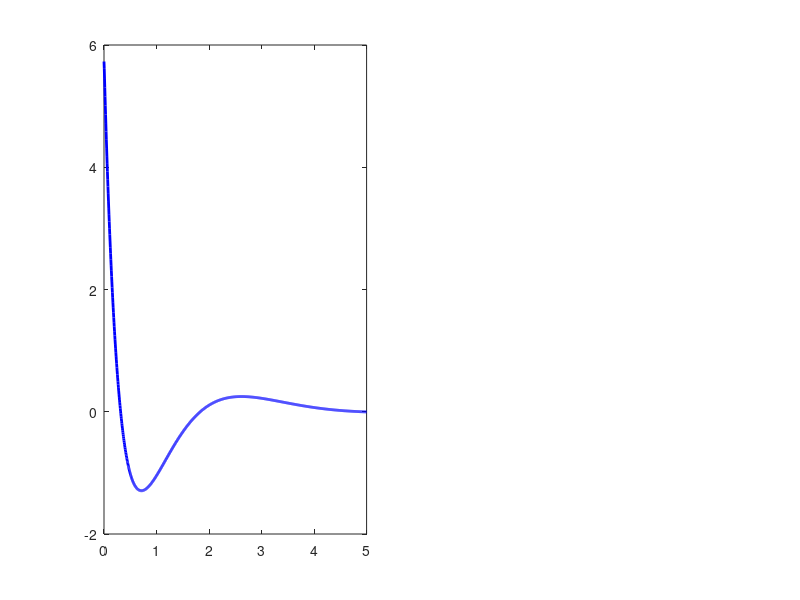

This figure's MATLAB source: (Note: this script raises an error after producing the figure.)
%% =========================================================
%  Wheel-Biped: Minimum Height Config + 2D PID (Damped)
%  Single Torque + Velocity & Recovery Time Metrics
%% =========================================================
clear; clc; close all;

%% 1. Parameters
Mw = 0.150; r = 0.060; d = 0.450; Iw = 2.757224e-4;
Mb = 10.0;  g = 9.81;
L  = 0.170; Iy = 0.1451; Iz = 0.1451;

%% 2. Mass matrix terms
m11 = Mb*L^2 + Iy;
m12 = Mb*L;
m22 = Mb + 2*Mw + 2*Iw/r^2;
det_sag = m11*m22 - m12^2;

%% 3. State-space matrices (4 States: phi, s, phi_dot, v)
a41 =  Mb*g*L*m22/det_sag;
a51 = -Mb*g*L*m12/det_sag;
b41 = -m12/(det_sag*r);
b51 =  m11/(det_sag*r);

A = [0,   0,   1,   0; 
     0,   0,   0,   1; 
     a41, 0,   0,   0; 
     a51, 0,   0,   0];
     
B = [0; 0; 2*b41; 2*b51]; % Single torque applied to both wheels

%% 4. PID Setup (Augmented State-Space)
% To implement an Integral (I) term for the tilt angle in state-space, 
% we augment the system with a 5th state: the integral of phi.
% New state vector: x_aug = [phi; s; phi_dot; v; int_phi]

A_aug = [A, zeros(4,1); 
         1, 0, 0, 0, 0]; % The derivative of int_phi is phi
B_aug = [B; 0];

% --- MANUAL PID TUNING ---
% 1. PID Gains for Tilt Angle (\phi)
Kp_tilt = -120;  % Proportional: Pushes back against tilt
Ki_tilt = -40;   % Integral: Eliminates steady-state tilt error
Kd_tilt = -25;   % Derivative: Dampens oscillations

% 2. PD Gains for Position (s) / Velocity (v)
% Strong position hold (-15) balanced by strong damping (-15)
Kp_pos = -15;     
Kd_pos = -15;     

% Gain matrix K (matches augmented states: [phi, s, phi_dot, v, int_phi])
K_pid = [Kp_tilt, Kp_pos, Kd_tilt, Kd_pos, Ki_tilt];

% Closed-loop system matrix
Acl = A_aug - B_aug * K_pid;

%% 5. Simulate: phi0 = 5.7 deg (0.1 rad)
t  = 0:0.005:5;
x0 = [0.1; 0; 0; 0; 0]; % Initial states (Notice the 5th state for int_phi is 0)

sys_cl = ss(Acl, B_aug, eye(5), zeros(5,1));
[y, t_out] = initial(sys_cl, x0, t);

%% 6. Calculate Metrics (Velocity & Recovery Time)
phi_deg = y(:,1) * 180/pi; % Convert tilt to degrees
v_out   = y(:,4);          % State 4 is the output velocity

% Calculate Recovery Time (Settling within +/- 0.1 degrees)
settle_threshold = 0.1; 
last_exceed_idx = find(abs(phi_deg) > settle_threshold, 1, 'last');

if ~isempty(last_exceed_idx) && last_exceed_idx < length(t_out)
    t_recovery = t_out(last_exceed_idx + 1);
else
    t_recovery = NaN; % Did not settle within 5 seconds
end

% Calculate Peak Velocity
v_peak = max(abs(v_out));

% Print Results to Console
fprintf('==============================================\n');
fprintf('  PID PERFORMANCE METRICS (5.7 deg init tilt)\n');
fprintf('==============================================\n');
fprintf('  Recovery Time (+/- %.1f deg) : %.3f seconds\n', settle_threshold, t_recovery);
fprintf('  Peak Output Velocity        : %.3f m/s\n', v_peak);
fprintf('  Final Settled Velocity      : %.3f m/s\n', v_out(end));
fprintf('==============================================\n');

%% 7. Plotting
figure('Name', 'PID Recovery Response', 'Position', [100, 100, 900, 400]);

% Subplot 1: Tilt Angle
subplot(1,2,1);
plot(t_out, phi_deg, 'b', 'LineWidth', 2); hold on;
yline(settle_threshold, 'k--', 'LineWidth', 1);
yline(-settle_threshold, 'k--', 'LineWidth', 1);
xlabel('Time (s)'); ylabel('\phi (deg)');
title('Tilt Angle Recovery');
grid on;

% Subplot 2: Output Velocity
subplot(1,2,2);
plot(t_out, v_out, 'g', 'LineWidth', 2);
xlabel('Time (s)'); ylabel('Velocity (m/s)');
title('Output Velocity');
grid on;
